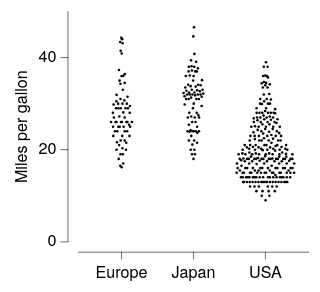

Vega-Lite specification stored for this chart:
### Vega-Lite specification from a JSON file in a GitHub repository (floating-point values rounded to 4 significant figures; data arrays with more than 128 entries replaced by an {"elided": "..."} marker saying what was removed)
{"background": null, "config": {"arc": {"fill": "#DBDBDB", "fillOpacity": 1.0, "innerRadius": 25.0, "padAngle": 0.03, "stroke": "black", "strokeOpacity": 1, "strokeWidth": 0.25}, "area": {"fill": "#DBDBDB", "fillOpacity": 1.0, "stroke": "black", "strokeOpacity": 1, "strokeWidth": 0.25}, "axis": {"domain": true, "domainCap": "round", "domainColor": "black", "domainWidth": 0.25, "grid": false, "gridCap": "round", "gridColor": "#F1F1F1", "gridDash": [0, 0], "gridOpacity": 1.0, "gridWidth": 0.25, "labelColor": "black", "labelFont": "Helvetica Neue, HelveticaNeue, Helvetica, Arial, sans-serif", "labelFontSize": 7, "labelFontStyle": "normal", "labelFontWeight": 400, "offset": 4.5, "ticks": true, "tickCap": "round", "tickColor": "black", "tickRound": false, "tickSize": 3, "tickWidth": 0.25, "titleColor": "black", "titleFont": "Helvetica Neue, HelveticaNeue, Helvetica, Arial, sans-serif", "titleFontSize": 7, "titleFontStyle": "normal", "titleFontWeight": 400}, "axisX": {"domain": true, "labelAlign": "center", "labelAngle": 0, "labels": true, "ticks": true, "translate": 0}, "axisY": {"domain": true, "labelAlign": "right", "labelAngle": 0, "labels": true, "ticks": true, "translate": 0}, "axisRight": {"domain": true, "labelAlign": "left", "labelAngle": 0, "labels": true, "ticks": true, "translate": 0}, "axisTop": {"domain": true, "labelAlign": "center", "labelAngle": 0, "labels": true, "ticks": true, "translate": 0}, "axisBand": {"tickOffset": 0}, "bar": {"fill": "#DBDBDB", "fillOpacity": 1.0, "stroke": "black", "strokeOpacity": 1, "strokeWidth": 0.25}, "boxplot": {"size": 9.0, "ticks": {"cornerRadius": 0.25, "fill": "black", "opacity": 1, "size": 4.5, "thickness": 0.25}, "box": {"fillOpacity": 1.0, "stroke": "black", "strokeOpacity": 1, "strokeWidth": 0.25}, "median": {"cornerRadius": 0, "fill": "black", "fillOpacity": 1.0, "opacity": 1, "size": 9.0, "thickness": 0.25}, "rule": {"fill": "black", "fillOpacity": 1.0, "size": 10.0, "stroke": "black", "strokeDash": [0, 0], "strokeOpacity": 1, "strokeWidth": 0.25}, "outliers": {"color": "black", "fill": "black", "fillOpacity": 1.0, "size": 0, "stroke": "black", "strokeOpacity": 1, "strokeWidth": 0.25}}, "circle": {"fill": "black", "fillOpacity": 1.0, "size": 1.25, "stroke": null, "strokeOpacity": 1, "strokeWidth": 0.25}, "errorband": {"band": {"fillOpacity": 0.6, "stroke": null, "strokeWidth": 0.25, "strokeOpacity": 1}, "borders": {"opacity": 0, "strokeOpacity": 0.25, "strokeWidth": 1}}, "errorbar": {"opacity": 1, "rule": {"strokeDash": [0, 0], "strokeWidth": 0.25}, "ticks": {"color": "black", "cornerRadius": 0.125, "opacity": 1, "size": 6.0, "thickness": 0.25}, "thickness": 0.25}, "font": "Helvetica Neue, HelveticaNeue, Helvetica, Arial, sans-serif", "geoshape": {"fill": "#DBDBDB", "fillOpacity": 1.0, "stroke": "black", "strokeOpacity": 1, "strokeWidth": 0.25}, "header": {"labelColor": "black", "labelFont": "Helvetica Neue, HelveticaNeue, Helvetica, Arial, sans-serif", "labelFontSize": 7, "labelFontStyle": "normal", "labelFontWeight": 400, "titleColor": "black", "titleFont": "Helvetica Neue, HelveticaNeue, Helvetica, Arial, sans-serif", "titleFontSize": 7, "titleFontStyle": "normal", "titleFontWeight": 400, "titlePadding": 0}, "legend": {"disable": false, "offset": 4.5, "titlePadding": 4, "labelOffset": 2, "gradientLabelOffset": 2, "gradientLength": 50.0, "gradientThickness": 5.0, "gradientOpacity": 1.0, "gradientStrokeColor": "black", "gradientStrokeWidth": 0.25, "labelColor": "black", "labelFont": "Helvetica Neue, HelveticaNeue, Helvetica, Arial, sans-serif", "labelFontSize": 7, "labelFontStyle": "normal", "labelFontWeight": 400, "strokeColor": "black", "strokeWidth": 0, "symbolSize": 42, "symbolStrokeColor": "black", "symbolStrokeWidth": 0.25, "titleColor": "black", "titleFont": "Helvetica Neue, HelveticaNeue, Helvetica, Arial, sans-serif", "titleFontSize": 7, "titleFontStyle": "normal", "titleFontWeight": 400}, "line": {"color": "black", "stroke": "black", "strokeCap": "butt", "strokeDash": [0, 0], "strokeOpacity": 1, "strokeWidth": 0.5}, "point": {"filled": true, "fill": "#DBDBDB", "fillOpacity": 1.0, "size": 5.0, "stroke": "black", "strokeOpacity": 1, "strokeWidth": 0.25}, "range": {"category": ["#B2B2B2", "#4A7CD3", "#008542", "#664CAF", "#509F98", "#636363", "#284F93", "#005226", "#382864", "#285753"], "diverging": {"scheme": ["#443E60", "#5F597E", "#7C759B", "#9994B6", "#B7B4CC", "#D6D5DC", "#F6F6F6", "#D1DAD9", "#A4C2BF", "#7AA9A4", "#578E89", "#37736E", "#1B5954"]}, "heatmap": {"scheme": ["#440154", "#472270", "#433E82", "#38598C", "#2C728E", "#238A8D", "#24A086", "#39B578", "#5DC862", "#96D646", "#CAE02D", "#FDE724"]}, "ordinal": {"scheme": ["#F1F1F1", "#DBDBDB", "#C6C6C6", "#B2B2B2", "#9D9D9D", "#898989", "#767676", "#636363", "#515151", "#404040", "#2F2F2F", "#1F1F1F"]}, "ramp": {"scheme": ["#440154", "#472270", "#433E82", "#38598C", "#2C728E", "#238A8D", "#24A086", "#39B578", "#5DC862", "#96D646", "#CAE02D", "#FDE724"]}}, "rule": {"color": "black", "stroke": "black", "strokeCap": "round", "strokeDash": [2, 2], "strokeOpacity": 1, "strokeWidth": 0.25}, "scale": {"barBandPaddingInner": 0.1, "rectBandPaddingInner": 0, "tickBandPaddingInner": 0.1, "bandPaddingOuter": 0.1, "bandWithNestedOffsetPaddingInner": 0.2, "bandWithNestedOffsetPaddingOuter": 0.2, "offsetBandPaddingInner": 0, "offsetBandPaddingOuter": 0, "round": false}, "rect": {"fill": "#DBDBDB", "fillOpacity": 1.0, "stroke": "black", "strokeOpacity": 1, "strokeWidth": 0.25}, "square": {"fill": "#DBDBDB", "fillOpacity": 1.0, "size": 10.0, "stroke": "black", "strokeOpacity": 1, "strokeWidth": 0.25}, "text": {"color": "black", "font": "Helvetica Neue, HelveticaNeue, Helvetica, Arial, sans-serif", "fontSize": 7, "fontStyle": "normal", "fontWeight": 400}, "tick": {"color": "black", "cornerRadius": 0.125, "opacity": 1.0, "size": 9.0, "thickness": 0.25}, "title": {"anchor": "middle", "frame": "group", "color": "black", "font": "Helvetica Neue, HelveticaNeue, Helvetica, Arial, sans-serif", "fontSize": 7, "fontStyle": "normal", "fontWeight": 400, "subtitleColor": "black", "subtitleFont": "Helvetica Neue, HelveticaNeue, Helvetica, Arial, sans-serif", "subtitleFontSize": "Helvetica Neue, HelveticaNeue, Helvetica, Arial, sans-serif", "subtitleFontStyle": "normal", "subtitleFontWeight": 400}, "trail": {"color": "black", "opacity": 1, "size": 0.5}, "view": {"continuousWidth": 100, "continuousHeight": 100, "discreteWidth": 100, "discreteHeight": 100, "fill": null, "stroke": null, "strokeWidth": 0.25}}, "data": {"name": "data-5a2445e0fe6138d615eb8a3f94fc6a64"}, "mark": {"type": "circle"}, "encoding": {"x": {"field": "Origin", "title": null, "type": "nominal"}, "xOffset": {"field": "quasirandom_x", "scale": {"domain": [-66.26, 66.26]}, "type": "quantitative"}, "y": {"field": "Miles_per_Gallon", "title": "Miles per gallon", "type": "quantitative"}}, "$schema": "https://vega.github.io/schema/vega-lite/v6.4.1.json", "datasets": {"data-5a2445e0fe6138d615eb8a3f94fc6a64": {"elided": "398 records"}}}
